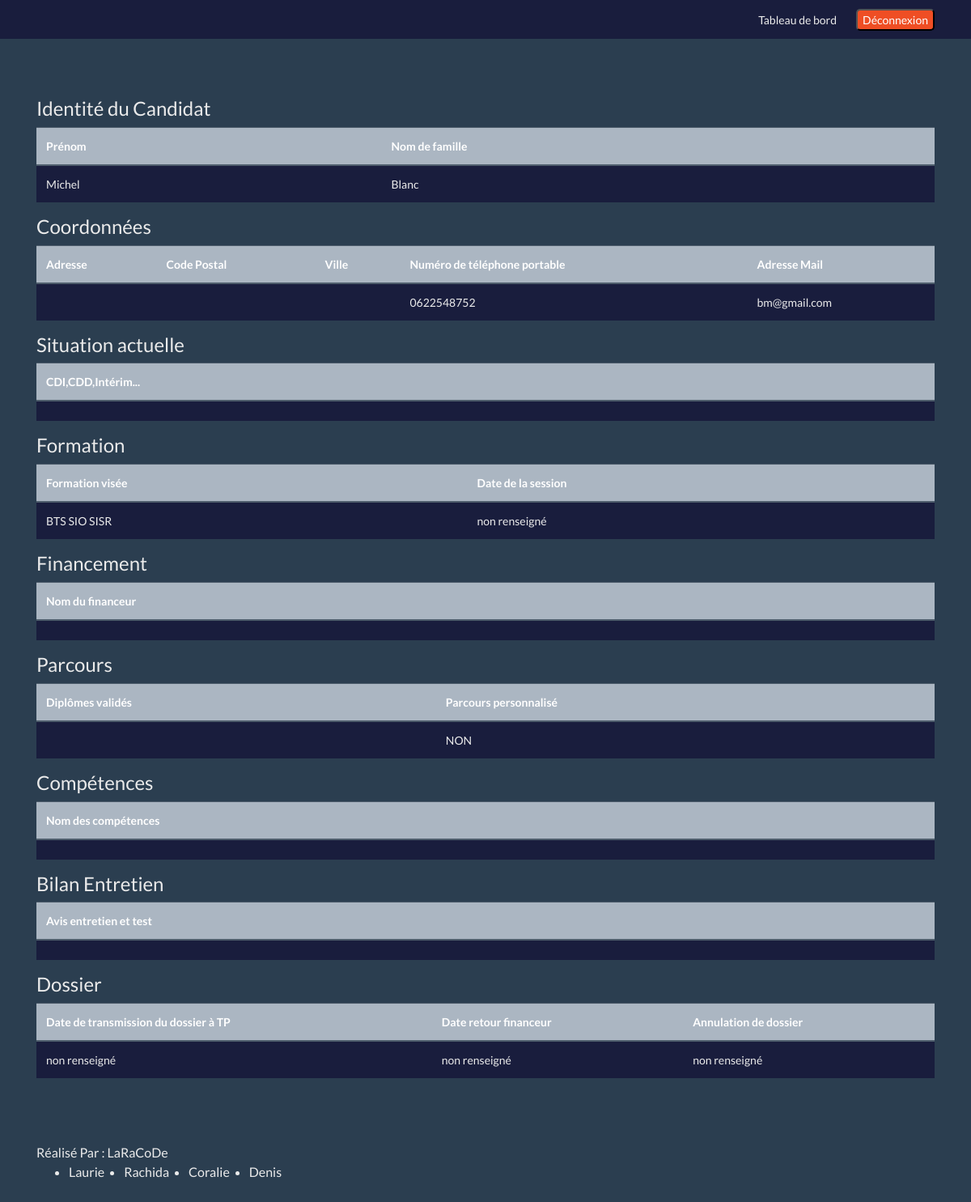
The page /back_office/detail_candidat.php?iduser=7 (signed in) on the database its author committed.
### tables this page shows
CREATE TABLE IF NOT EXISTS `contact` (
  `Contact_Id` int NOT NULL AUTO_INCREMENT,
  `Contact_Nom` varchar(60) NOT NULL,
  `Contact_Prenom` varchar(60) NOT NULL,
  `Contact_Tel` int(10) UNSIGNED ZEROFILL NOT NULL,
  `Contact_Email` varchar(60) NOT NULL,
  `Contact_Adresse` varchar(100) DEFAULT NULL,
  `Contact_CodePostal` int(5) UNSIGNED ZEROFILL DEFAULT NULL,
  `Contact_Ville` varchar(60) DEFAULT NULL,
  `Contact_Date` datetime DEFAULT CURRENT_TIMESTAMP,
  PRIMARY KEY (`Contact_Id`),
  UNIQUE KEY `Contact_Email` (`Contact_Email`)
);

CREATE TABLE IF NOT EXISTS `candidat` (
  `Candidat_Id` int NOT NULL,
  `Candidat_PieceIdentite` tinyint DEFAULT NULL,
  `Candidat_CPF` tinyint DEFAULT NULL,
  `Candidat_Competence` varchar(60) DEFAULT NULL,
  `Candidat_Situation_Pro` enum('CDI','CDD','Intérimaire','Demandeur emploi','Autre') DEFAULT NULL,
  `Candidat_Diplome` varchar(60) DEFAULT NULL,
  `id` int DEFAULT NULL,
  PRIMARY KEY (`Candidat_Id`),
  KEY `id` (`id`)
);

CREATE TABLE IF NOT EXISTS `dossier` (
  `Dossier_Id` int NOT NULL AUTO_INCREMENT,
  `Dossier_MotDePasse` varchar(60) NOT NULL COMMENT 'Mot de passe de connexion pour consultation du dossier par le candidat',
  `Dossier_DateCreation` date NOT NULL,
  `Dossier_DateRetourFinanceur` date DEFAULT NULL,
  `Dossier_Transmission` date DEFAULT NULL,
  `Dossier_Report` date DEFAULT NULL,
  `Dossier_Annulation` date DEFAULT NULL,
  `Dossier_Financeur` varchar(60) DEFAULT NULL,
  `Dossier_Parcours_personnalise` tinyint DEFAULT NULL,
  `Dossier_Bilan_Formation` varchar(60) DEFAULT NULL,
  `Dossier_Session` date DEFAULT NULL,
  `Dossier_Formation` enum('BTS SIO SLAM','BTS SIO SISR','BTS GPME','BTS CG','BTS Assurance','BTS MCO','BTS Banque') DEFAULT NULL,
  `Gestionnaire_Id` int DEFAULT NULL,
  `Candidat_Id` int NOT NULL,
  PRIMARY KEY (`Dossier_Id`),
  KEY `Gestionnaire_Id` (`Gestionnaire_Id`),
  KEY `Candidat_Id` (`Candidat_Id`)
);

### back_office/detail_candidat.php (the view, shortened to what this page needs)
<?php
require('_connect.php');
$id = $_GET['iduser'];
$req_contact = $bdd->prepare('SELECT * FROM contact  WHERE Contact_Id= ?');
$req_contact->execute(array($id));
$contact = $req_contact->fetchAll();
$req_candidat = $bdd->prepare('SELECT *
FROM candidat c
INNER JOIN contact co ON c.Candidat_Id= co.Contact_Id
INNER JOIN dossier d ON d.Candidat_Id = c.Candidat_Id
WHERE Contact_Id= ?');
$req_candidat->execute(array($id));
$candidat = $req_candidat->fetchAll();
?>
<!DOCTYPE html>
<html lang="fr">
<head>
    <link rel="stylesheet" href="css/bootstrap.min.css">
    <link rel="stylesheet" href="css/main.css">
</head>
<body>
    <?php require('_header.php'); ?>
    <div class="container">
        <div class="row">
            <div class="col-lg-12">
                <h4>Identité du Candidat</h4>
            </div>
        </div>
        <table class="table">
            <thead class="thead-dark">
                <tr>
                    <th scope="col">Prénom</th>
                    <th scope="col">Nom de famille</th>
                </tr>
            </thead>
            <tbody class="bg-dark">
                <?php
                foreach ($contact as $cont) {
                    echo ('<tr>');
                    echo ('<td>' . $cont['Contact_Prenom'] . '</td>');
                    echo ('<td>' . $cont['Contact_Nom'] . '</td>');
                    echo ('</tr>');
                }
                ?>
            </tbody>
        </table>
        <h4>Coordonnées</h4>
        <table class="table">
            <thead class="thead-dark">
                <tr>
                    <th scope="col">Adresse</th>
                    <th scope="col">Code Postal</th>
                    <th scope="col">Ville</th>
                    <th scope="col">Numéro de téléphone portable</th>
                    <th scope="col">Adresse Mail</th>
                </tr>
            </thead>
            <tbody class="bg-dark">
                <?php
                foreach ($contact as $cont) {
                    echo ('<tr>');
                    echo ('<td>' . $cont['Contact_Adresse'] . '</td>');
                    echo ('<td>' . $cont['Contact_CodePostal'] . '</td>');
                    echo ('<td>' . $cont['Contact_Ville'] . '</td>');
                    echo ('<td>' . $cont['Contact_Tel'] . '</td>');
                    echo ('<td>' . $cont['Contact_Email'] . '</td>');
                    echo ('</tr>');
                }
                ?>
            </tbody>
        </table>
        <h4>Situation actuelle</h4>
        <table class="table">
            <thead class="thead-dark">
                <tr>
                    <th scope="col">CDI,CDD,Intérim...</th>
                </tr>
            </thead>
            <tbody class="bg-dark">
                <?php
                foreach ($candidat as $candid) {
                    echo ('<tr>');
                    echo ('<td>' . $candid['Candidat_Situation_Pro'] . '</td>');
                    echo ('</tr>');
                }
                ?>
            </tbody>
        </table>
        <h4>Formation</h4>
        <table class="table">
            <thead class="thead-dark">
                <tr>
                    <th scope="col">Formation visée</th>
                    <th scope="col">Date de la session</th>
                </tr>
            </thead>
            <tbody class="bg-dark">
                <?php
                foreach ($candidat as $candid) {
                    echo ('<tr>');
                    echo ('<td>' . $candid['Dossier_Formation'] . '</td>');
                    if ($candid['Dossier_Transmission'] != NULL && $candid['Dossier_Transmission'] != '0000-00-00') {
                        $date = strtotime($candid['Dossier_Session']);
                        echo ('<td>' . date('d/m/Y', $date) . '</td>');
                    } else {
                        echo '<td>' . "non renseigné" . '</td>';
                    }
                    echo ('</tr>');
                }
                ?>
            </tbody>
        </table>
        <h4>Financement</h4>
        <table class="table">
            <thead class="thead-dark">
                <tr>
                    <th scope="col">Nom du financeur</th>
                </tr>
            </thead>
            <tbody class="bg-dark">
                <?php
                foreach ($candidat as $candid) {
                    echo ('<tr>');
                    echo ('<td>' . $candid['Dossier_Financeur'] . '</td>');
                    echo ('</tr>');
                }
                ?>
            </tbody>
        </table>
        <h4>Parcours</h4>
        <table class="table">
            <thead class="thead-dark">
                <tr>
                    <th scope="col">Diplômes validés</th>
                    <th scope="col">Parcours personnalisé</th>
                </tr>
            </thead>
            <tbody class="bg-dark">
                <?php
                foreach ($candidat as $candid) {
                    echo ('<tr>');
                    echo ('<td>' . $candid['Candidat_Diplome'] . '</td>');
                    if ($candid['Dossier_Parcours_personnalise'] == 1) {
                        echo ('<td>OUI</td>');
                    } else {
                        echo ('<td>NON</td>');
                    }
                    echo ('</tr>');
                }
                ?>
            </tbody>
        </table>
        <h4>Compétences</h4>
        <table class="table">
            <thead class="thead-dark">
                <tr>
                    <th scope="col">Nom des compétences</th>
                </tr>
            </thead>
            <tbody class="bg-dark">
                <?php
                foreach ($candidat as $candid) {
                    echo ('<tr>');
                    echo ('<td>' . $candid['Candidat_Competence'] . '</td>');
                    echo ('</tr>');
                }
                ?>
            </tbody>
        </table>
        <h4>Bilan Entretien</h4>
        <table class="table">
            <thead class="thead-dark">
                <tr>
                    <th scope="col"> Avis entretien et test</th>
                </tr>
            </thead>
            <tbody class="bg-dark">
                <?php
                foreach ($candidat as $candid) {
                    echo ('<tr>');
                    echo ('<td>' . $candid['Dossier_Bilan_Formation'] . '</td>');
                    echo ('</tr>');
                }
                ?>
            </tbody>
        </table>
        <h4>Dossier</h4>
        <table class="table">
            <thead class="thead-dark">
                <tr>
                    <th scope="col">Date de transmission du dossier à TP</th>
                    <th scope="col">Date retour financeur</th>
                    <th scope="col">Annulation de dossier</th>
                </tr>
            </thead>
            <tbody class="bg-dark">
                <?php
                foreach ($candidat as $candid) {
                    echo ('<tr>');
                    if ($candid['Dossier_Transmission'] != NULL && $candid['Dossier_Transmission'] != '0000-00-00') {
                        $date1 = strtotime($candid['Dossier_Transmission']);
                        echo ('<td>' . date('d/m/Y', $date1) . '</td>');
                    } else {
                        echo '<td>' . "non renseigné" . '</td>';
                    }
                    if ($candid['Dossier_DateRetourFinanceur'] != NULL && $candid['Dossier_DateRetourFinanceur'] != '0000-00-00') {
                        $date2 = strtotime($candid['Dossier_DateRetourFinanceur']);
                        echo ('<td>' . date('d/m/Y', $date2) . '</td>');
                    } else {
                        echo '<td>' . "non renseigné" . '</td>';
                    }
                    if ($candid['Dossier_Annulation'] != NULL && $candid['Dossier_Annulation'] != '0000-00-00') {
                        $date3 = strtotime($candid['Dossier_Annulation']);
                        echo ('<td>' . date('d/m/Y', $date3) . '</td>');
                    } else {
                        echo '<td>' . "non renseigné" . '</td>';
                    }
                    echo ('</tr>');
                }
                ?>
            </tbody>
        </table>
    </div>
    <?php require('_footer.php'); ?>
</body>
</html>

### back_office/css/main.css (style rules this page uses)
body { padding-top: 120px; }
.bg-dark { background-color: #191d3d !important; }

### rows shown on the page
contact: Contact_Prenom "Michel", Contact_Nom "Blanc", Contact_Tel "0622548752", Contact_Email "bm@gmail.com"
candidat: dossier.Dossier_Formation "BTS SIO SISR"
